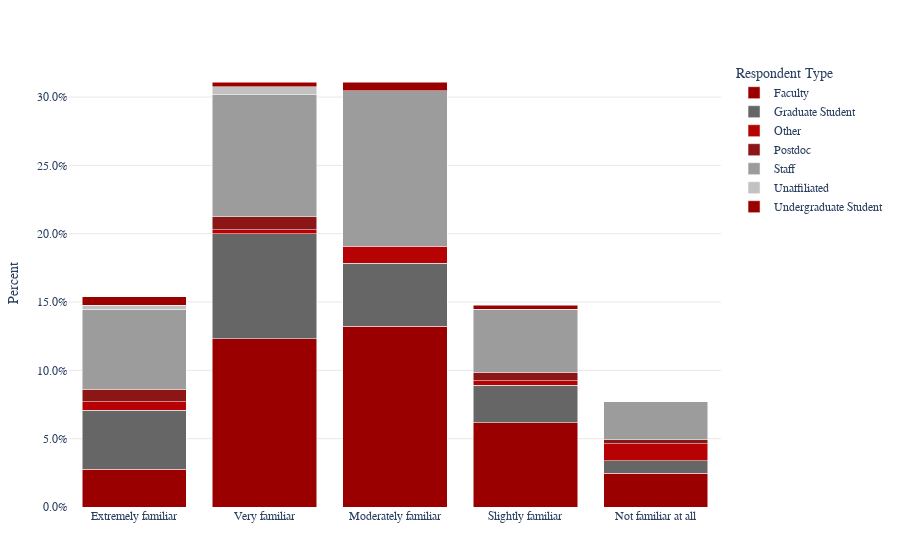

Notebook source saved alongside this figure:
### Markdown cell above
```{raw} html
:file: _static/familiarity_hardware.html
```

[Khan Academy](https://www.khanacademy.org/) and [MIT OpenCourseWare](https://ocw.mit.edu/) are examples of open source educational materials.

### Code cell
fig3 = px.bar(
    f3_df, x="QID12", y="Percent",
    color="Respondent Type",
    barmode="stack"
)
fig3.update_layout(
    yaxis=dict(tickformat=".1%"),
    xaxis_title="",
    plot_bgcolor="white",
    paper_bgcolor="white"
)
fig3.show()
fig3.write_html('_static/familiarity_educational.html', full_html=False, include_plotlyjs='cdn')

### Figure 1 — Plotly figure (JSON) as saved in the notebook; plotly's stock layout.template omitted (floating-point values rounded to 4 significant figures)
{"data": [{"hovertemplate": "Respondent Type=Faculty<br>QID12=%{x}<br>Percent=%{y}<extra></extra>", "legendgroup": "Faculty", "marker": {"color": "#9B0000", "pattern": {"shape": ""}}, "name": "Faculty", "orientation": "v", "showlegend": true, "textposition": "auto", "type": "bar", "x": ["Extremely familiar", "Very familiar", "Moderately familiar", "Slightly familiar", "Not familiar at all"], "xaxis": "x", "y": [0.02769, 0.1231, 0.1323, 0.06154, 0.02462], "yaxis": "y"}, {"hovertemplate": "Respondent Type=Graduate Student<br>QID12=%{x}<br>Percent=%{y}<extra></extra>", "legendgroup": "Graduate Student", "marker": {"color": "#666666", "pattern": {"shape": ""}}, "name": "Graduate Student", "orientation": "v", "showlegend": true, "textposition": "auto", "type": "bar", "x": ["Extremely familiar", "Very familiar", "Moderately familiar", "Slightly familiar", "Not familiar at all"], "xaxis": "x", "y": [0.04308, 0.07692, 0.04615, 0.02769, 0.009231], "yaxis": "y"}, {"hovertemplate": "Respondent Type=Other<br>QID12=%{x}<br>Percent=%{y}<extra></extra>", "legendgroup": "Other", "marker": {"color": "#B60205", "pattern": {"shape": ""}}, "name": "Other", "orientation": "v", "showlegend": true, "textposition": "auto", "type": "bar", "x": ["Extremely familiar", "Very familiar", "Moderately familiar", "Slightly familiar", "Not familiar at all"], "xaxis": "x", "y": [0.006154, 0.003077, 0.01231, 0.003077, 0.01231], "yaxis": "y"}, {"hovertemplate": "Respondent Type=Postdoc<br>QID12=%{x}<br>Percent=%{y}<extra></extra>", "legendgroup": "Postdoc", "marker": {"color": "#8c1515", "pattern": {"shape": ""}}, "name": "Postdoc", "orientation": "v", "showlegend": true, "textposition": "auto", "type": "bar", "x": ["Extremely familiar", "Very familiar", "Slightly familiar", "Not familiar at all"], "xaxis": "x", "y": [0.009231, 0.009231, 0.006154, 0.003077], "yaxis": "y"}, {"hovertemplate": "Respondent Type=Staff<br>QID12=%{x}<br>Percent=%{y}<extra></extra>", "legendgroup": "Staff", "marker": {"color": "#9c9c9c", "pattern": {"shape": ""}}, "name": "Staff", "orientation": "v", "showlegend": true, "textposition": "auto", "type": "bar", "x": ["Extremely familiar", "Very familiar", "Moderately familiar", "Slightly familiar", "Not familiar at all"], "xaxis": "x", "y": [0.05846, 0.08923, 0.1138, 0.04615, 0.02769], "yaxis": "y"}, {"hovertemplate": "Respondent Type=Unaffiliated<br>QID12=%{x}<br>Percent=%{y}<extra></extra>", "legendgroup": "Unaffiliated", "marker": {"color": "#c2c2c2", "pattern": {"shape": ""}}, "name": "Unaffiliated", "orientation": "v", "showlegend": true, "textposition": "auto", "type": "bar", "x": ["Extremely familiar", "Very familiar"], "xaxis": "x", "y": [0.003077, 0.006154], "yaxis": "y"}, {"hovertemplate": "Respondent Type=Undergraduate Student<br>QID12=%{x}<br>Percent=%{y}<extra></extra>", "legendgroup": "Undergraduate Student", "marker": {"color": "#9B0000", "pattern": {"shape": ""}}, "name": "Undergraduate Student", "orientation": "v", "showlegend": true, "textposition": "auto", "type": "bar", "x": ["Extremely familiar", "Very familiar", "Moderately familiar", "Slightly familiar"], "xaxis": "x", "y": [0.006154, 0.003077, 0.006154, 0.003077], "yaxis": "y"}], "layout": {"barmode": "stack", "legend": {"title": {"text": "Respondent Type"}, "tracegroupgap": 0}, "paper_bgcolor": "white", "plot_bgcolor": "white", "xaxis": {"anchor": "y", "domain": [0.0, 1.0], "title": {"text": ""}}, "yaxis": {"anchor": "x", "domain": [0.0, 1.0], "tickformat": ".1%", "title": {"text": "Percent"}}}}
